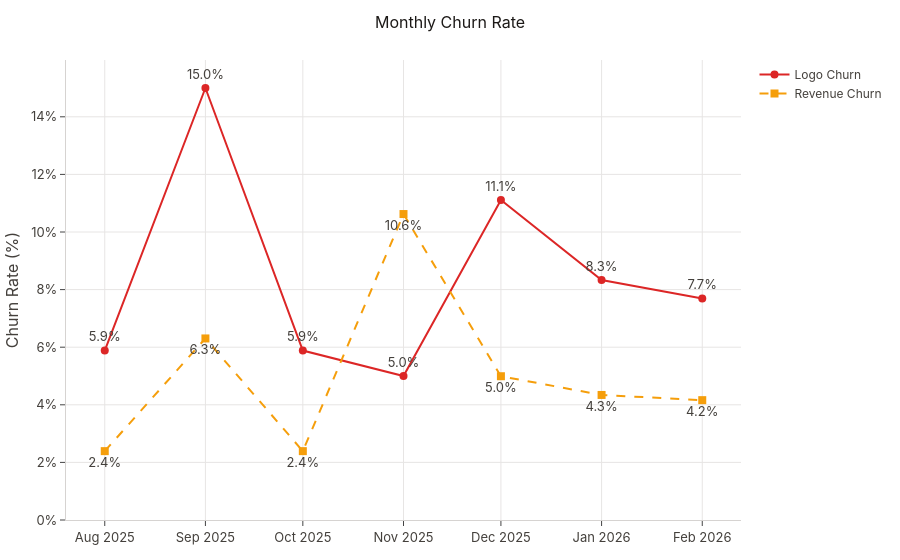

The notebook cell saved with this chart:
### Code cell
reports.churn.plot_timeline(churn_df)

### Figure 1 — Plotly figure (JSON) as saved in the notebook; plotly's stock layout.template omitted (floating-point values rounded to 4 significant figures)
{"data": [{"line": {"color": "#DC2626", "width": 2}, "marker": {"size": 8}, "mode": "lines+markers+text", "name": "Logo Churn", "text": ["5.9%", "15.0%", "5.9%", "5.0%", "11.1%", "8.3%", "7.7%"], "textposition": "top center", "type": "scatter", "x": ["2025-08", "2025-09", "2025-10", "2025-11", "2025-12", "2026-01", "2026-02"], "y": [5.882, 15.0, 5.882, 5.0, 11.11, 8.333, 7.692]}, {"line": {"color": "#F59E0B", "dash": "dash", "width": 2}, "marker": {"size": 8, "symbol": "square"}, "mode": "lines+markers+text", "name": "Revenue Churn", "text": ["2.4%", "6.3%", "2.4%", "10.6%", "5.0%", "4.3%", "4.2%"], "textposition": "bottom center", "type": "scatter", "x": ["2025-08", "2025-09", "2025-10", "2025-11", "2025-12", "2026-01", "2026-02"], "y": [2.391, 6.304, 2.391, 10.62, 4.992, 4.342, 4.161]}], "layout": {"title": {"text": "Monthly Churn Rate"}, "yaxis": {"rangemode": "tozero", "ticksuffix": "%", "title": {"text": "Churn Rate (%)"}}}}
